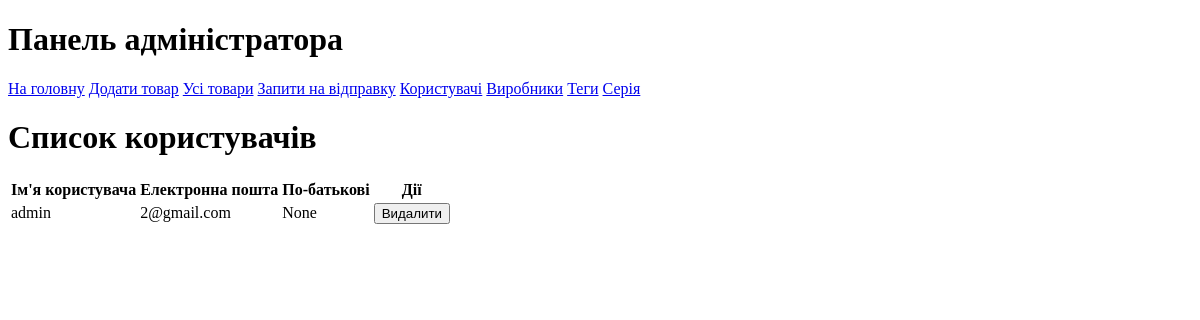
Page /users/ (signed in) on the earlier database version.
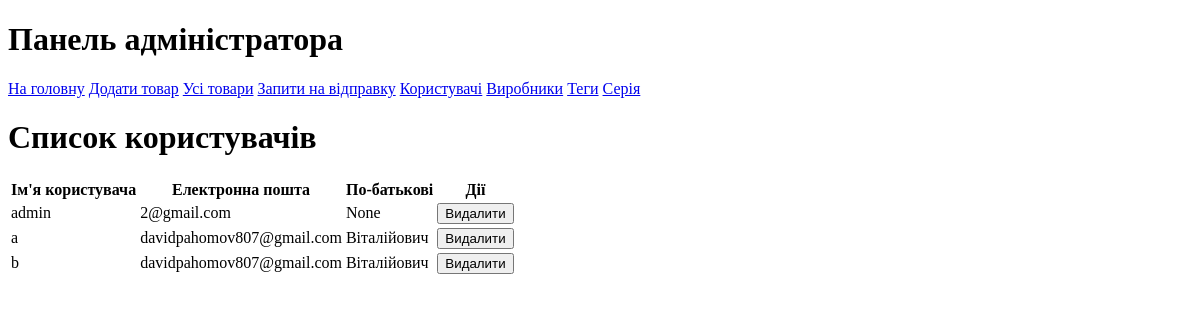
Same page on the later database version.
### core/models.py (models this page shows)
class CustomUser(AbstractUser):
    patronymic = models.CharField(max_length=30, blank=True, null=True)
    phone_number=models.CharField(max_length=13, blank=True,null=True)
    adress=models.TextField(null=True)
    orders = models.ManyToManyField(Order, related_name='user_orders', blank=True)
    cart = models.ForeignKey(Cart, on_delete=models.SET_NULL, null=True, blank=True)
    groups = models.ManyToManyField(
        Group,
        related_name='custom_user_set',  # Додайте цей параметр
        blank=True,
        help_text='The groups this user belongs to. A user will get all permissions granted to each of their groups.',
        related_query_name='user',
    )
    user_permissions = models.ManyToManyField(
        Permission,
        related_name='custom_user_set',  # Додайте цей параметр
        blank=True,
        help_text='Specific permissions for this user.',
        related_query_name='user',
    )

### core/views.py (the view)
# urls.py: path('users/', views.user_list, name='user_list'),
@user_passes_test(user_is_admin)
def user_list(request):
    users = CustomUser.objects.all()
    return render(request, 'core/user_list.html', {'users': users})

### core/views.py (called while the page is built)
def user_is_admin(user):
    return user.is_superuser

### core/templates/core/user_list.html (shortened to what this page needs)
{% extends 'core/admin_page.html' %}
{% block content %}
<h1>Список користувачів</h1>
<table>
    <thead>
        <tr>
            <th>Ім'я користувача</th>
            <th>Електронна пошта</th>
            <th>По-батькові</th>
            <th>Дії</th>
        </tr>
    </thead>
    <tbody>
        {% for user in users %}
        <tr>
            <td>{{ user.username }}</td>
            <td>{{ user.email }}</td>
            <td>{{ user.patronymic }}</td>
            <td>
                <form action="{% url 'core:delete_user' user.id %}" method="post" style="display:inline;">
                    <button type="submit">Видалити</button>
                </form>
            </td>
        </tr>
        {% endfor %}
    </tbody>
</table>
{% endblock %}

Differences in the rows shown:
added CustomUser: username "a", email "davidpahomov807@gmail.com", patronymic "Віталійович"
added CustomUser: username "b", email "davidpahomov807@gmail.com", patronymic "Віталійович"
